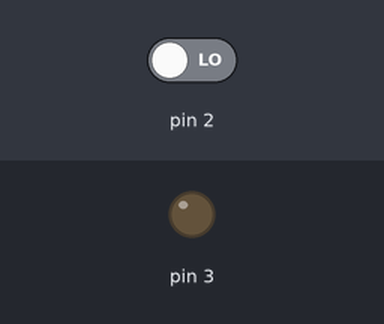
This sketch was run on a simulated Arduino Uno, built with avr-gcc and run on an emulated ATmega328P. Parts: output pins drawn as LEDs (lit = HIGH). Dashed ring = blinking. The test bench sets the inputs (shaded band); at power-on: pin 2 LOW.

Above: at 1.2 s.
1.3 s: pin 2 driven HIGH
At 1.75 s:
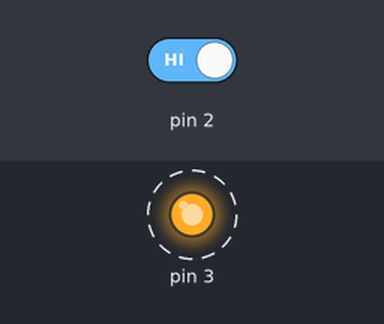
4.3 s: pin 2 driven LOW
At 5.5 s:
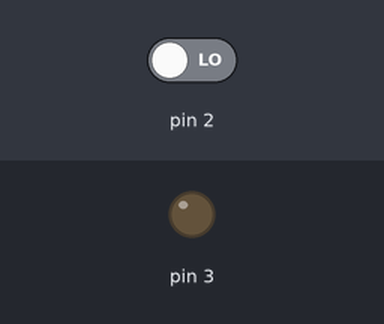
Timing chart, 0 to 7.3 s (numbered marks = the images above; inputs shaded):
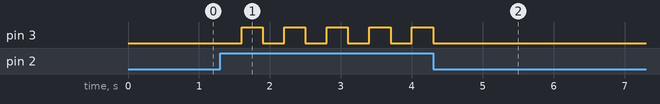

Measured:
- after the input at 1.3 s, pin 3: alternates HIGH for 0.30 s and LOW for 0.30 s, starting after 0.30 s
- after the input at 4.3 s, pin 3: goes on until 4.3 s, then stays LOW

The sketch:

A009_Button_con_stato.ino
```cpp
/*
Pulsante con stato
*/

//variabile che memorizza lo stato del LED
int stato_led = LOW;

void setup() {
  //configuro il pin per il pulsante
  pinMode(2, INPUT);
  //configuro il pin per il lED
  pinMode(3, OUTPUT);
}

void loop() {
  //verifico se è stato premuto il pulsante
  if (digitalRead(2)) {
    //cambio lo stato
    stato_led = !stato_led;
    //attendo prima di uscire dall'if
    //e leggere di nuovo lo stato del pulsante
    delay(300);
  }

  //applico lo stato al pin del LED
  digitalWrite(3, stato_led);
}
```
